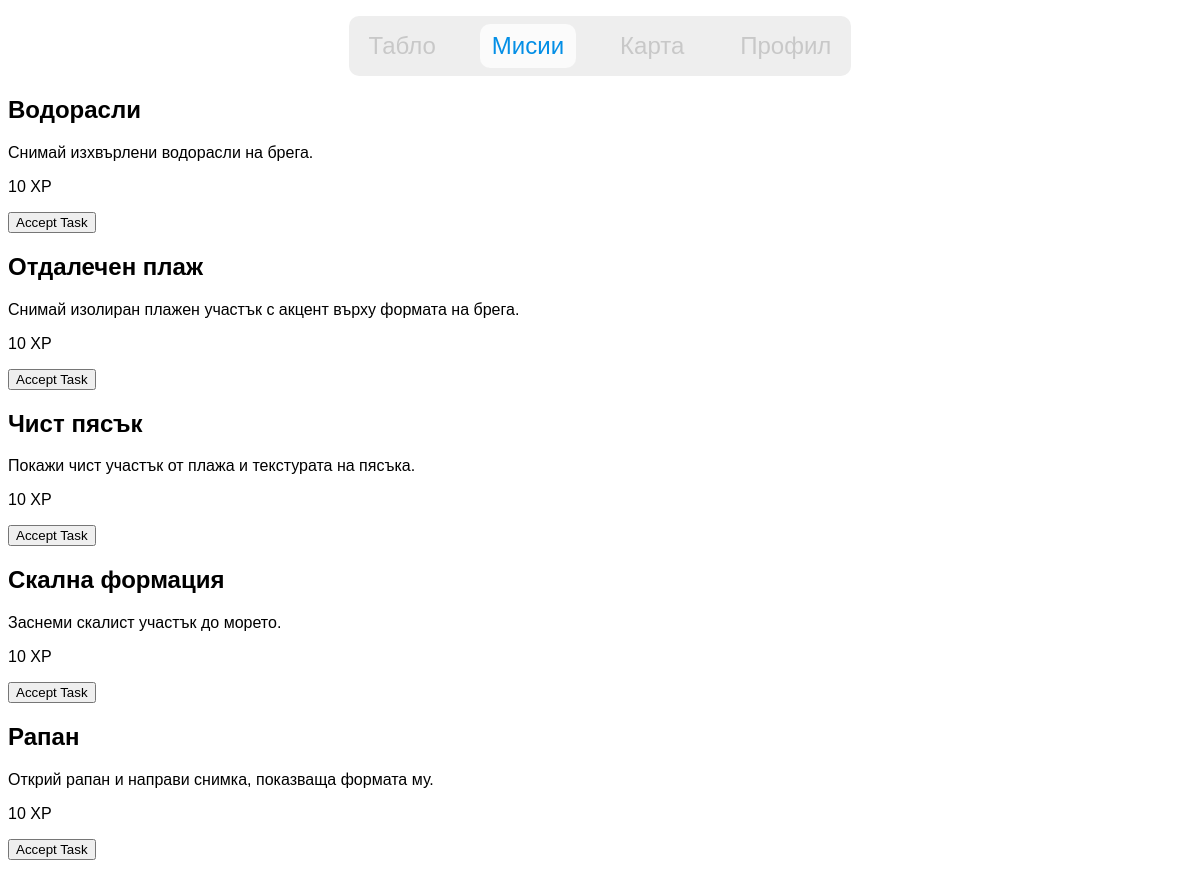
The app's page /tasks/ (signed in) with its own data.
### beaches/models.py (models this page shows, shortened)
class Task(models.Model):
    DIFFICULTY_CHOICES = [
        ('easy', 'Easy'),
        ('medium', 'Medium'),
        ('hard', 'Hard'),
    ]
    CATEGORY_CHOICES = [
        ('clean', 'Погрижи се природата'),
        ('photo', 'Снимай'),
        ('observe', 'Научи за фауната'),
    ]
    title = models.CharField(max_length=200, default="Task")
    description = models.TextField(max_length=100, null=True)
    user_desc = models.TextField(max_length=1000, null=True)
    difficulty = models.CharField(max_length=10, choices=DIFFICULTY_CHOICES, default="easy")
    category = models.CharField(max_length=20, choices=CATEGORY_CHOICES, default="photo")
    date_assigned = models.DateField(null=True, blank=True)
    reward = models.PositiveIntegerField(default=10)
    is_daily = models.BooleanField(default=False)

### beaches/views.py (the view)
# urls.py: path("tasks/", views.tasks_view, name="tasks"),
@login_required
def tasks_view(request):
    profile = models.UserProfile.objects.get(user=request.user)
    all_tasks = models.Task.objects.all()
    accepted_tasks = models.AcceptedTask.objects.filter(
        user_profile=profile, status='accepted'
    )
    completed_tasks = models.AcceptedTask.objects.filter(
        user_profile=profile, status='completed'
    )
    context = {
        "tasks": all_tasks,
        "accepted_ids": list(accepted_tasks.values_list("task_id", flat=True)),
        "completed_ids": list(completed_tasks.values_list("task_id", flat=True)),
    }
    return render(request, "app/gamification/tasks.html", context)

### beaches/templates/app/gamification/tasks.html (shortened to what this page needs)
{% load static %}
{% load widget_tweaks %}
<!DOCTYPE html>
<html lang="en">
<head>
    <link rel="stylesheet" href="{% static 'alert.css' %}">
    <link rel="stylesheet" href="{% static 'nav.css' %}">
    <link rel="stylesheet" href="{% static 'tasks.css' %}">
    <link rel="stylesheet" href="https://cdn.jsdelivr.net/npm/bootstrap-icons@1.13.1/font/bootstrap-icons.min.css">
</head>
<body>
    {% include 'app/components/navbar.html' %}
    {% for task in tasks %} <div>
            <h2>{{ task.title }}</h2>
            <p>{{ task.user_desc }}</p>
            <p>{{ task.reward }} XP</p>
            {% if task.id in completed_ids %}
                <p class="text-green"><i class="bi bi-check-lg"></i> Изпълнено</p>
            {% else %}
                <form action="{% url 'accept_task' task.id %}" method="POST" class="mt-3">
                    <button class="bg-green-500 text-white px-4 py-2 rounded-md">Accept Task</button>
                </form>
            {% endif %}
        </div>
    {% empty %}
        <p>Нямате мисии...</p>
    {% endfor %}
</body>
</html>

### static/nav.css (style rules this page uses)
body { font-family: "Onest", sans-serif; padding-bottom: 60px; }

### records on screen
Task: title "Водорасли", user_desc "Снимай изхвърлени водорасли на брега.", reward "10", shows "Accept Task"
Task: title "Отдалечен плаж", user_desc "Снимай изолиран плажен участък с акцент върху формата на брега.", reward "10", shows "Accept Task"
Task: title "Чист пясък", user_desc "Покажи чист участък от плажа и текстурата на пясъка.", reward "10", shows "Accept Task"
Task: title "Скална формация", user_desc "Заснеми скалист участък до морето.", reward "10", shows "Accept Task"
Task: title "Рапан", user_desc "Открий рапан и направи снимка, показваща формата му.", reward "10", shows "Accept Task"
